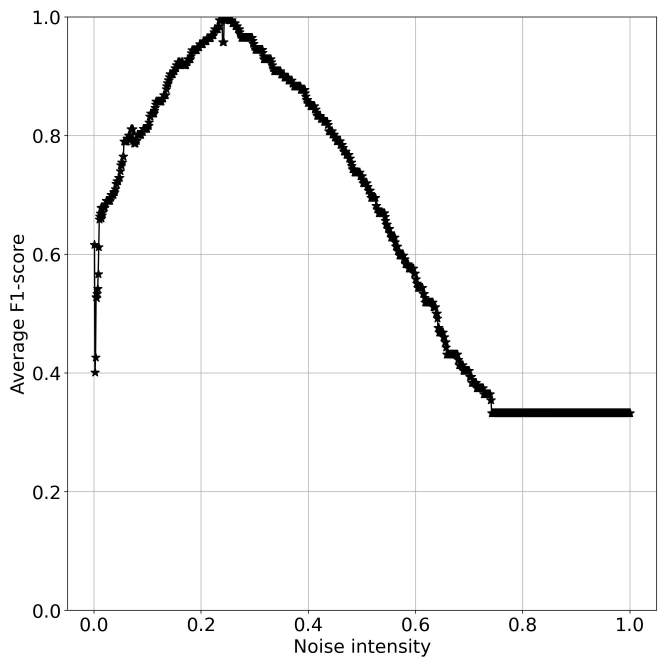
#> input picture SR-PLOTS/single_variable_classification/NEUROCHAOS-RESULTS/Chaosnet-single_variable_classification-SR_plot.jpg, 2000 x 2000 px (shown at 1/3 size); its folder holds 4 pictures in this run
$ python test.py
#> lines starting #> are read from the running program, lines starting #| are printed output that depends on the picture
import os
import math
from PIL import Image

def create_image_grid(input_folder, output_folder, grid_rows=6, grid_cols=3, max_images=None):
    """
    Create grid images from images in an input folder.

    Args:
    - input_folder: Path to folder containing source images
    - output_folder: Path to folder where grid images will be saved
    - grid_rows: Number of rows in the grid (default 3)
    - grid_cols: Number of columns in the grid (default 6)
    - max_images: Maximum number of images to process (optional)
    """
#> called with grid_rows = 6, grid_cols = 3
    # Create output folder if it doesn't exist
    os.makedirs(output_folder, exist_ok=True)

    # Get list of image files
    image_files = [f for f in os.listdir(input_folder) if f.lower().endswith(('.png', '.jpg', '.jpeg', '.gif', '.bmp'))]

    # Limit images if max_images is specified
    if max_images:
        image_files = image_files[:max_images]

    # Calculate number of grid images needed
    grid_size = grid_rows * grid_cols
    num_grid_images = math.ceil(len(image_files) / grid_size)

    # Open and resize images
    images = []
    for filename in image_files:
        try:
            img = Image.open(os.path.join(input_folder, filename))
#> img is the input picture: PIL image 2000x2000 RGB; min 0, max 255, mean 247.2
            images.append(img)
        except Exception as e:
            print(f"Error processing {filename}: {e}")

    # Create grid images
    for grid_num in range(num_grid_images):
        # Create a new blank image for the grid
        # Assume first image's mode and size for resizing
        first_img = images[0]
        target_width = first_img.width
        target_height = first_img.height

        # Create a new white image for the grid
        grid_width = target_width * grid_cols
        grid_height = target_height * grid_rows
        grid_image = Image.new('RGB', (grid_width, grid_height), color='white')

        # Place images in the grid
        for i in range(grid_size):
            img_index = grid_num * grid_size + i

            # Stop if we've run out of images
            if img_index >= len(images):
                break

            # Calculate grid position
            row = i // grid_cols
            col = i % grid_cols

            # Resize image to target size
            current_img = images[img_index].resize((target_width, target_height))

            # Paste image into grid
            x = col * target_width
            y = row * target_height
            grid_image.paste(current_img, (x, y))

        # Save the grid image
        output_filename = f'grid_{grid_num + 1}.jpg'
        grid_image.save(os.path.join(output_folder, output_filename))
        print(f"Created {output_filename}")
#> this loop made 1 pass
#> (target_width, target_height, grid_width, grid_height, output_filename) on pass 1: (2000, 2000, 6000, 12000, 'grid_1.jpg')
#| Created grid_1.jpg
#> pass 1, in create_image_grid, `grid_image.save(os.path.join(output_folder, output_filename))`:
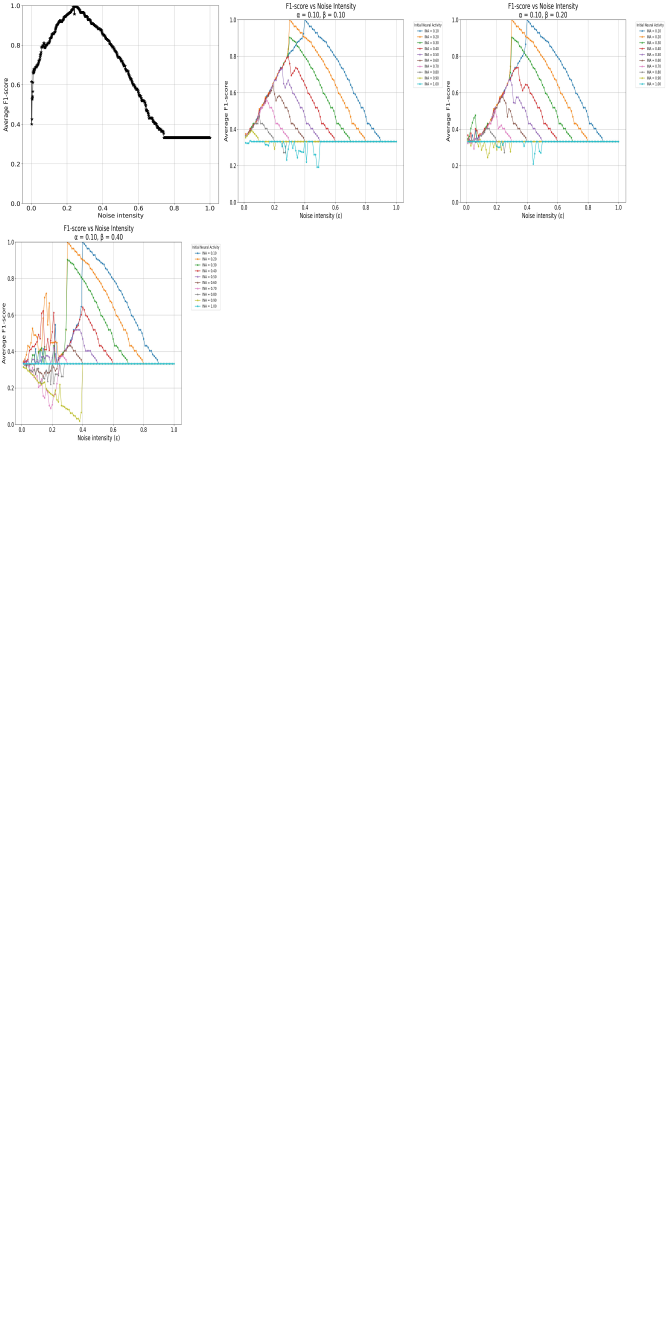
#> saved as grid_1.jpg: PIL image 6000x12000 RGB (shown at 1/9 size); mean R, G, B 253.2, 253.3, 253.2
#> after the loop:
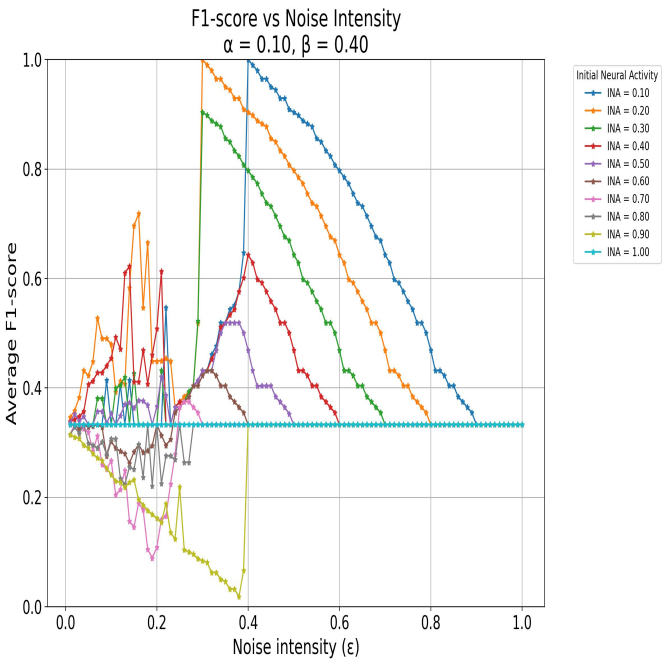
#> current_img: PIL image 2000x2000 RGB (shown at 1/3 size); mean R, G, B 246.6, 246.5, 245.6

# Example usage
if __name__ == "__main__":
    input_folder = '../single_variable_classification/NEUROCHAOS-RESULTS'  # folder containing source images
    output_folder = '../single_variable_classification/grid_result_2'  # folder to save grid images

    create_image_grid(input_folder, output_folder)
